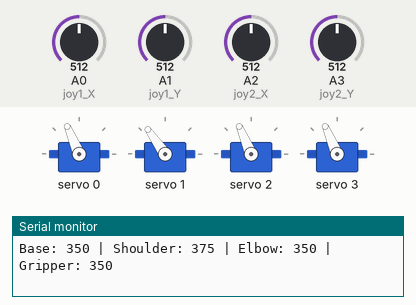
Recording of a sketch running on a simulated Arduino Uno, built with avr-gcc and run on an emulated ATmega328P. On the bench: 4 × servo, the last lines printed to the serial monitor. The inputs (shaded band) are chosen by the test bench; at power-on: A0 (joy1_X) = 512, A1 (joy1_Y) = 512, A2 (joy2_X) = 512, A3 (joy2_Y) = 512.

Above: at 1.2 s.
1.3 s: A0 (joy1_X) set to 551
4.3 s: A0 (joy1_X) set to 581
At 4.7 s:
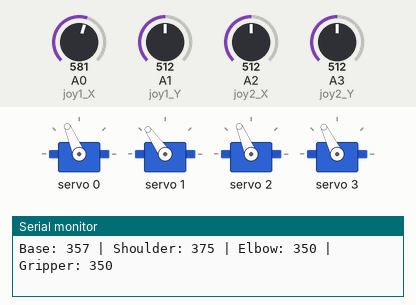
5.8 s: A1 (joy1_Y) set to 552
8.8 s: A1 (joy1_Y) set to 571
At 10.0 s:
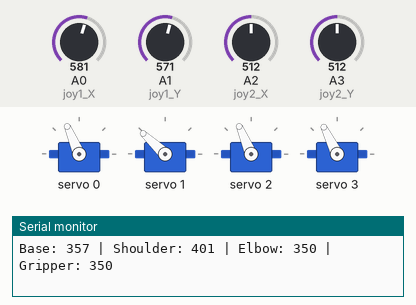
10.3 s: A2 (joy2_X) set to 546
13.3 s: A2 (joy2_X) set to 576
At 14.6 s:
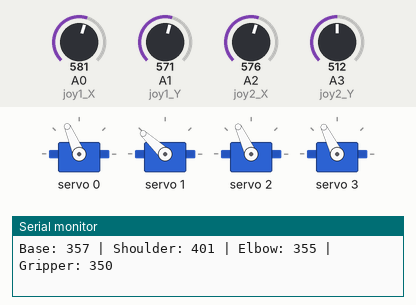
Timing chart, 0 to 15.8 s (numbered marks = the images above; inputs shaded):
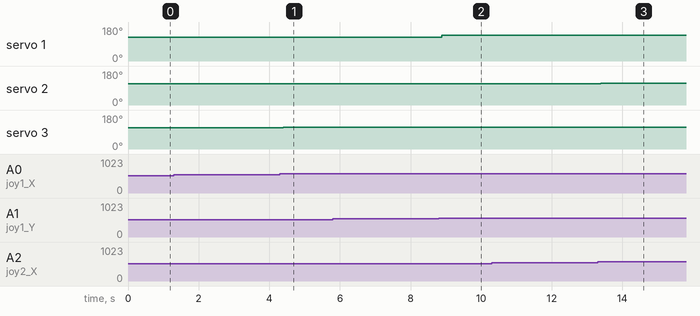

The sketch:

Robotic_Arm_Control.ino
```cpp
/*
 * SAEV Robotic Arm Control
 * ------------------------
 * Controls a 4-joint robotic arm (base, shoulder, elbow, gripper) using two
 * analog joysticks and a PCA9685 16-channel PWM servo driver over I2C.
 *
 * Hardware:
 *   - Arduino Uno / Nano (or any board with 4 analog inputs + I2C)
 *   - PCA9685 PWM servo driver (default I2C address 0x40)
 *   - 2x analog joysticks (X/Y axes)
 *   - 1x positional servo (shoulder), 3x continuous-rotation servos
 *     (base, elbow, gripper)
 *
 * Library: Adafruit PWM Servo Driver Library
 */

#include <Wire.h>
#include <Adafruit_PWMServoDriver.h>

Adafruit_PWMServoDriver pwm = Adafruit_PWMServoDriver();

// ---- Joystick pins ----
const int joy1_X = A0;   // Base rotation
const int joy1_Y = A1;   // Shoulder
const int joy2_X = A2;   // Elbow
const int joy2_Y = A3;   // Gripper

// ---- PCA9685 channels ----
const uint8_t CH_GRIPPER  = 0;
const uint8_t CH_SHOULDER = 1;
const uint8_t CH_ELBOW    = 2;
const uint8_t CH_BASE     = 3;

// ---- Positional servo limits (PCA9685 ticks out of 4096) ----
const int servoMin = 150;
const int servoMax = 600;

// ---- Continuous rotation servo calibration ----
int contNeutral = 350;      // pulse at which the servo stops (calibrate per servo)
const int contRange = 175;  // full-speed range either side of neutral

// ---- Joystick settings ----
const int joyCenter = 512;  // ADC mid-point of a 10-bit reading
const int deadzone  = 50;   // ignore small stick movements around center

// ---- Mapping Functions ----

// Positional servo: hold center inside deadzone, otherwise map full stick range.
int mapWithDeadzone(int val, int center, int dz, int minOut, int maxOut) {
  if (abs(val - center) <= dz) {
    return (minOut + maxOut) / 2;  // stay centered
  }
  return map(val, 0, 1023, minOut, maxOut);
}

// Continuous servo: stop inside deadzone, forward/reverse speed outside it.
int mapContinuous(int val, int center, int dz) {
  if (abs(val - center) <= dz) {
    return contNeutral;  // stop
  } else if (val > center) {  // forward
    return map(val, center + dz, 1023,
               contNeutral, contNeutral + contRange);
  } else {  // reverse
    return map(val, 0, center - dz,
               contNeutral - contRange, contNeutral);
  }
}

// ---- Setup ----
void setup() {
  Serial.begin(9600);
  pwm.begin();
  pwm.setPWMFreq(50);  // 50 Hz standard servo frequency
  delay(10);
}

// ---- Main Loop ----
void loop() {
  // Read joystick values
  int baseVal     = analogRead(joy1_X);
  int shoulderVal = analogRead(joy1_Y);
  int elbowVal    = analogRead(joy2_X);
  int gripperVal  = analogRead(joy2_Y);

  // Map joystick -> servo outputs
  int basePulse     = mapContinuous(baseVal, joyCenter, deadzone);
  int shoulderPulse = mapWithDeadzone(shoulderVal, joyCenter, deadzone,
                                      servoMin, servoMax);
  int elbowPulse    = mapContinuous(elbowVal, joyCenter, deadzone);

  // Gripper only closes when joystick is pushed forward
  int gripperPulse = contNeutral;  // default = neutral (stopped)
  if (gripperVal > (joyCenter + deadzone)) {
    // Flipped direction: push forward = close
    gripperPulse = map(gripperVal, joyCenter + deadzone, 1023,
                       contNeutral, contNeutral - contRange);
  }
  // If joystick is centered or pulled back, gripper stays neutral

  // Send pulses to PCA9685 channels
  pwm.setPWM(CH_GRIPPER,  0, gripperPulse);
  pwm.setPWM(CH_SHOULDER, 0, shoulderPulse);
  pwm.setPWM(CH_ELBOW,    0, elbowPulse);
  pwm.setPWM(CH_BASE,     0, basePulse);

  // Debugging values in Serial Monitor
  Serial.print("Base: ");
  Serial.print(basePulse);
  Serial.print(" | Shoulder: ");
  Serial.print(shoulderPulse);
  Serial.print(" | Elbow: ");
  Serial.print(elbowPulse);
  Serial.print(" | Gripper: ");
  Serial.println(gripperPulse);

  delay(100);
}
```

Measured:
- the behaviour switches between 562 and 563 on A1 (joy1_Y) (found by bisection; images 1 and 2)
- after the input at 4.3 s, servo 3: 113° → 116° after 0.10 s
- after the input at 8.8 s, servo 1: 125° → 137° after 0.09 s
- after the input at 13.3 s, servo 2: 113° → 115° after 0.08 s
